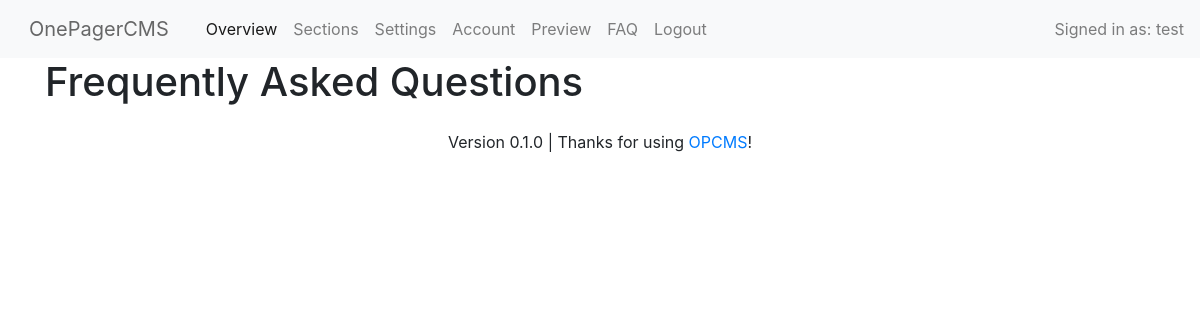
Page /core/faq.php (signed in) on the earlier database version.
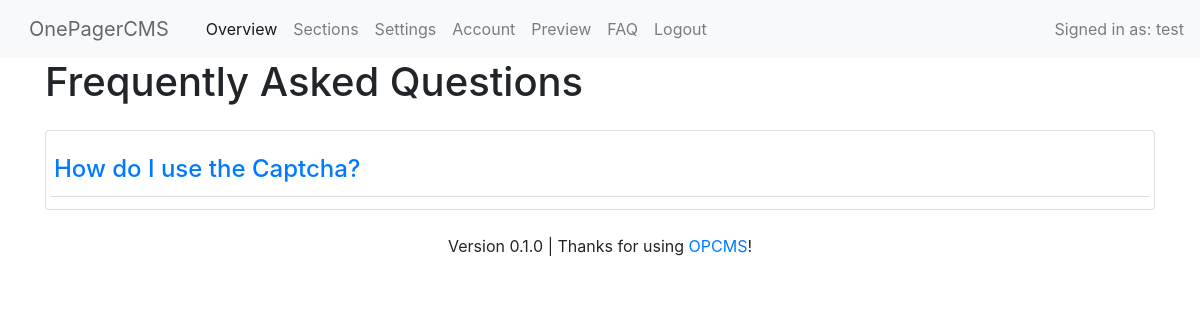
Same page on the later database version.
### tables this page shows
CREATE TABLE faq
(
    id int PRIMARY KEY,
    question text,
    answer text
, category VARCHAR(255) NULL);

### database/connect.php (called while the page is built, shortened)
<?php
$datenbank = "../database/SQLiteDatabase.db";
?>

### database/SQLFAQActions.php (called while the page is built)
<?php
include "../database/QuestionAndAnswer.php";
class SQLFAQActions
{
    public function getAllQuestionsAndAnswers()
    {
        include '../database/connect.php';
        try {
            $pairArray = Array();
            $pairs = $db->prepare('select * from faq ORDER BY category');
            $pairs->execute();
            $all = $pairs->fetchAll();
            for ($i = 0; $i < sizeof($all); $i++) {
                $qAndA = new QuestionAndAnswer($all[$i][0], $all[$i][1], $all[$i][2], $all[$i][3]);
                array_push($pairArray, $qAndA);
            }
            return $pairArray;
        } catch (Exception $exception) {
            echo 'Something went wrong: ' . $exception->getMessage();
        }
    }
    public function getAllCategories()
    {
        include '../database/connect.php';
        try {
            $categoryArray = Array();
            $cats = $db->prepare('select category from faq ORDER BY category');
            $cats->execute();
            $all = $cats->fetchAll();
            for ($i = 0; $i < sizeof($all); $i++) {
                array_push($categoryArray, $all[$i]['category']);
            }
            return $categoryArray;
        } catch (Exception $exception) {
            echo 'Something went wrong: ' . $exception->getMessage();
        }
    }
}

### database/QuestionAndAnswer.php (called while the page is built, shortened)
<?php
class QuestionAndAnswer
{
    private $question;
    public function __construct($id, $question, $answer, $category)
    {
        $this->question = $question;
    }
    public function getQuestion()
    {
        return $this->question;
    }
}

### core/faq.php (the view, shortened to what this page needs)
<?php
include "../database/SQLFAQActions.php";
$faqactions = new SQLFAQActions();
$faqpairs = $faqactions->getAllQuestionsAndAnswers();
?>
<!DOCTYPE html>
<html>
<?php require_once "inc/head.php" ?>
<body>
<?php include_once "inc/header.php" ?>
<div class="container">
    <h1>Frequently Asked Questions</h1>
    <div class="mt-4 mb-4" id="accordion">
        <?php
        for ($i = 0; $i < sizeof($faqpairs); $i++) {
            echo "<div class=\"card \">";
            echo "<div class=\"card-header\">";
            echo "<h4 class=\"card-header\">";
            echo "<a class=\"accordion-toggle\" data-toggle=\"collapse\" data-parent=\"#accordion\" href=\"#collapse" . $i . "\">" . $faqpairs[$i]->getQuestion() . "</a>";
            echo "</h4>";
            echo "</div>";
            echo "</div>";
        }
        ?>
    </div>
</div>
<?php include_once "inc/footer.php" ?>
</body>
</html>

### core/inc/head.php (shortened to what this page needs)
<?php
echo '
<head>
    <title>OP-CMS</title>
    <meta name="viewport" content="width=device-width, initial-scale=1.0">
    <meta charset="utf-8">
    <link rel="stylesheet" href="https://stackpath.bootstrapcdn.com/bootstrap/4.3.1/css/bootstrap.min.css">
    <link rel="stylesheet" href="https://use.fontawesome.com/releases/v5.8.2/css/all.css">
</head>
    <script src="https://code.jquery.com/jquery-3.3.1.slim.min.js"></script>
    <script src="https://cdnjs.cloudflare.com/ajax/libs/popper.js/1.14.7/umd/popper.min.js"></script>
    <script src="https://stackpath.bootstrapcdn.com/bootstrap/4.3.1/js/bootstrap.min.js"></script>
<script>$(function () {
  $(\'[data-toggle="tooltip"]\').tooltip()
})</script>
';
?>

### core/inc/header.php (shortened to what this page needs)
<?php
if (!isset($_SESSION['profile'])) {
    die('Please <a href="../pages/opcms-login.php">sign in</a> first.');
} else {
    $userid = $_SESSION["profile"];
}
echo '
<nav class="navbar navbar-expand-lg navbar-light bg-light">
    <a class="navbar-brand btn disabled" href="#">OnePagerCMS</a>
    <button class="navbar-toggler" type="button" data-toggle="collapse" data-target="#navbarNav"
            aria-controls="navbarNav" aria-expanded="false" aria-label="Toggle navigation">
        <span class="navbar-toggler-icon"></span>
    </button>
    <div class="collapse navbar-collapse" id="navbarNav">
        <ul class="navbar-nav mr-auto">
            <li class="nav-item active">
                <a class="nav-link" href="../core/home.php">Overview<span class="sr-only">(current)</span></a>
            </li>
            <li class="nav-item">
                <a class="nav-link" href="../core/sections.php">Sections</a>
            </li>
            <li class="nav-item">
                <a class="nav-link" href="../core/settings.php">Settings</a>
            </li>
            <li class="nav-item">
                <a class="nav-link" href="../core/account.php">Account</a>
            </li>
            <li class="nav-item">
                <a class="nav-link" href="../core/preview.php">Preview</a>
            </li>
            <li class="nav-item">
                <a class="nav-link" href="../core/faq.php">FAQ</a>
            </li>
            <li class="nav-item">
                <a class="nav-link" href="../misc/logout.php">Logout</a>
            </li>
        </ul>
            <span class="navbar-text">
        Signed in as: ' . $userid . '
    </span>
    </div>
</nav>
';
?>

### core/inc/footer.php
<?php
echo '
<footer style="text-align:center;">
Version 0.1.0 | Thanks for using <a href="http://www.lubomedia.de">OPCMS</a>!
</div>
</footer>';

### core/faq.php (style rules this page uses)
.card-header { background-color: rgba(0, 0, 0, 0); padding: .75rem 0.25rem; border-bottom: none; }
.card-header .card-header { border-bottom: 1px solid rgba(0, 0, 0, .125) }

Differences in the rows shown:
added faq: question "How do I use the Captcha?"
